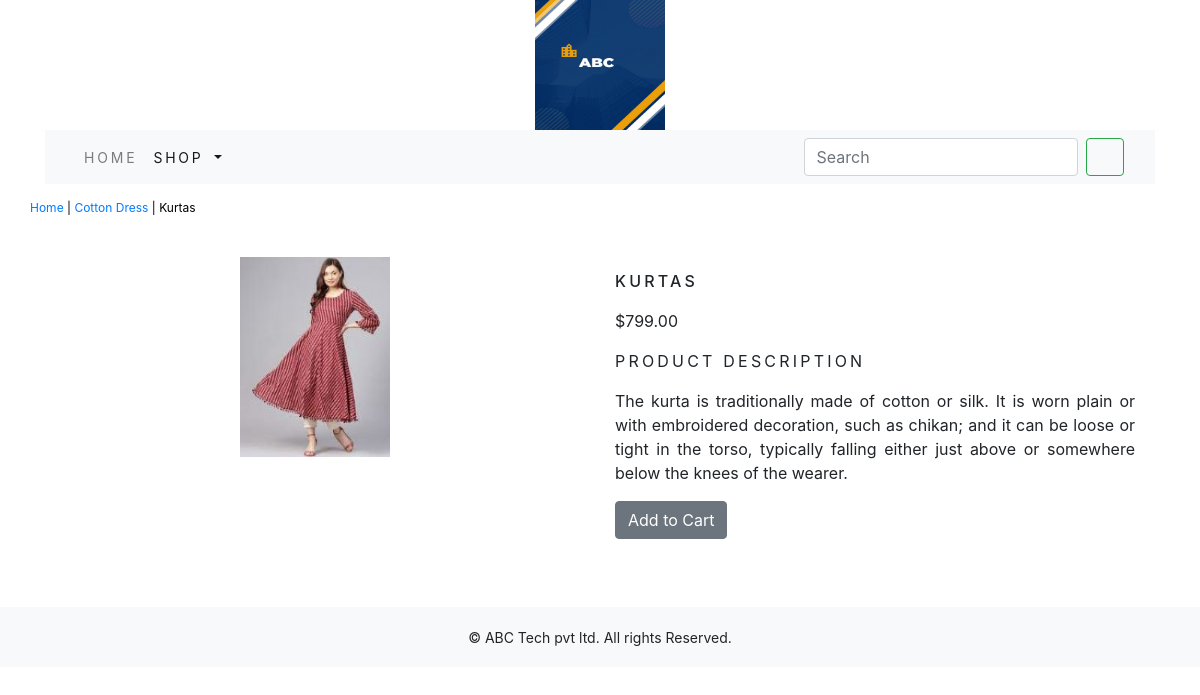
Screenshot of /shop/cotton-dress/kurtas/ with the database file from the repository.
### shop/models.py (models this page shows, shortened)
class Product(models.Model):
    name = models.CharField(max_length=250, unique=True)
    slug = models.SlugField(max_length=250, unique=True)
    description = models.TextField(blank=True)
    price=models.DecimalField(max_digits=10,decimal_places=2)
    category=models.ForeignKey(Category,on_delete=models.CASCADE)
    image = models.ImageField(upload_to='product', blank=True)
    stock=models.IntegerField()
    available=models.BooleanField(default=True)
    created=models.DateTimeField(auto_now_add=True)
    updated=models.DateTimeField(auto_now=True)
    class Meta:
        ordering = ('name',)
        verbose_name = 'product'
        verbose_name_plural = 'products'

class Category(models.Model):
    name=models.CharField(max_length=250,unique=True)
    slug=models.SlugField(max_length=250,unique=True)
    description=models.TextField(blank=True)
    image=models.ImageField(upload_to='category',blank=True)
    class Meta:
        ordering=('name',)
        verbose_name='category'
        verbose_name_plural='categories'
    def get_url(self):
        return reverse('shop:products_by_category',args=[self.slug])
    def __str__(self):
        return '{}'.format(self.name)

### shop/views.py (the view)
# urls.py: path('<slug:c_slug>/<slug:product_slug>/', views.proDetail, name='proCatdetail'),
def proDetail(request,c_slug,product_slug):
    try:
        product=Product.objects.get(category__slug=c_slug,slug=product_slug)
    except Exception as e:
        raise e
    return render(request,'product.html',{'product':product})

### cart/context_processors.py (called while the page is built)
def counter(request):
    item_count=0
    if 'admin' in request.path:
        return{}
    else:
        try:
            cart=Cart.objects.filter(cart_id=_cart_id(request))
            cart_items=CartItem.objects.all().filter(cart=cart[:1])
            for cart_item in cart_items:
                item_count += cart_item.quantity
        except Cart.DoesNotExist:
            item_count=0
    return dict(item_count=item_count)

### cart/views.py (called while the page is built)
def _cart_id(request):
    cart=request.session.session_key
    if not cart:
        cart=request.session.create()
    return  cart

### shop/context_processor.py (called while the page is built)
def menu_links(request):
    links=Category.objects.all()
    return dict(links=links)

### templates/product.html (shortened to what this page needs)
{% extends 'base.html' %}
{% load static %}
{% block content %}
<div class="row my_prod_row_class">
  <div class="mx_auto">
    <p><a href="{% url 'shop:allProdCat' %}">Home</a> | <a href="{{product.category.get_url}}">{{product.category}}</a> | {{product.name}} </p>
  </div>
  <div class="container">
    <br>
    <div class="row">
      <div class="col-12 col-sm-12 col-md-12 col-lg-6 text-center">
        <div style="min-width:18rem;">
          <img src="{{product.image.url}}" alt="{{product.name}}" style="width:150px; height:200px;">
        </div>
      </div>
      <div class="col-12 col-sm-12 col-md-12 col-lg-6">
        <div>
          <h1 class="my_prod_title">{{product.name}}</h1>
          <p>${{product.price}}</p>
          <p class="my_title">Product Description</p>
          <p class="text-justify my_prod_text">{{product.description}}</p>
          {% if product.stock <= 0 %}
            <p class="text-justify my_prod_text"><b>Out of Stock</b></p>
          {% else %}
            <a class="btn btn-secondary" href="{% url 'cart:add_cart' product.id %}">Add to Cart</a>
          {% endif %}
          <br>
        </div>
        <br>
        <br>
      </div>
    </div>
  </div>
</div>
{% endblock %}

### static/css/custom.css (style rules this page uses)
body { font-family: 'Roboto', sans-serif; }
.my_title { font-size:16px; text-transform:uppercase; letter-spacing:.2em; }
.my_prod_row_class { padding-top:15px; padding-bottom:20px; }
.my_prod_row_class .mx_auto { color:#000; font-size:12px; text-decoration:none; }
.my_prod_title { font-size:16px; text-transform:uppercase; letter-spacing:.2em; padding-top:15px; padding-bottom:10px; }
.my_prod_text { padding-right:20px; }

### rows the page displays
Product: category "Cotton Dress", name "Kurtas", image (picture), name "KURTAS", price "799.00", description "The kurta is traditionally made of cotton or silk. It is worn plain or with embroidered decoration, such as chikan; and it can be loose or tight in the torso, typically falling either just above or somewhere below the knees of the wearer."
